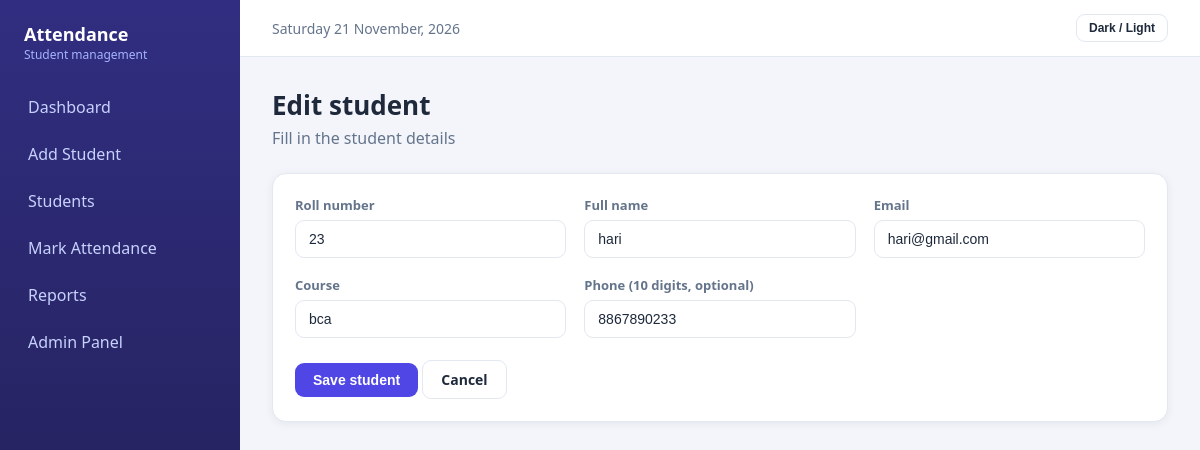
The app's page /edit/1/ (signed in) with its own data.
### attendance/models.py (models this page shows, shortened)
class Student(models.Model):
    roll_no = models.CharField(max_length=30, unique=True)
    name = models.CharField(max_length=100)
    email = models.EmailField(unique=True)
    course = models.CharField(max_length=100)
    phone = models.CharField(max_length=15, blank=True)

### attendance/views.py (the view)
# urls.py: path("edit/<int:pk>/", views.edit_student, name="edit_student"),
@login_required
def edit_student(request, pk):
    student = get_object_or_404(Student, pk=pk)
    if request.method == "POST":
        if _save_student(request, student):
            messages.success(request, "Student updated.")
            return redirect("view_students")
        return render(request, "add_student.html",
                      {"heading": "Edit student", "f": request.POST})
    return render(request, "add_student.html",
                  {"heading": "Edit student", "f": student})

### attendance/templates/add_student.html (shortened to what this page needs)
<!DOCTYPE html>
<html lang="en">
<head>
</head>
<body>
<aside class="sidebar">
  <div class="brand">Attendance<small>Student management</small></div>
  <a href="/">Dashboard</a>
  <a href="/add/">Add Student</a>
  <a href="/students/">Students</a>
  <a href="/mark/">Mark Attendance</a>
  <a href="/reports/">Reports</a>
  <a href="/admin/">Admin Panel</a>
</aside>
<div class="content">
  <div class="topbar">
    <span id="today"></span>
    <button class="btn light sm" id="theme" type="button">Dark / Light</button>
  </div>
  <div class="page">
    <h1>{{ heading }}</h1>
    <p class="sub">Fill in the student details</p>
    <div class="panel">
      <form method="post">
        <div class="form-grid">
          <div><label>Roll number</label><input type="text" name="roll_no" id="roll" value="{{ f.roll_no }}" placeholder="e.g. BCA001" required></div>
          <div><label>Full name</label><input type="text" name="name" value="{{ f.name }}" placeholder="Full name" required></div>
          <div><label>Email</label><input type="email" name="email" value="{{ f.email }}" placeholder="name@example.com" required></div>
          <div><label>Course</label><input type="text" name="course" value="{{ f.course }}" placeholder="e.g. BCA" required></div>
          <div><label>Phone (10 digits, optional)</label><input type="text" name="phone" id="phone" value="{{ f.phone }}" placeholder="10 digit number"></div>
        </div>
        <button class="btn" type="submit">Save student</button>
        <a class="btn light" href="/students/">Cancel</a>
      </form>
    </div>
  </div>
</div>
</body>
</html>

### attendance/templates/add_student.html (style rules this page uses)
:root { --bg:#f3f5fb;--card:#fff;--text:#1e293b;--muted:#64748b;--primary:#4f46e5;--dark:#4338ca;--border:#e2e8f0;--green:#16a34a;--red:#dc2626;--amber:#d97706 }
* { box-sizing:border-box }
body { margin:0;font-family:"Segoe UI",Arial,sans-serif;background:var(--bg);color:var(--text) }
.sidebar { position:fixed;top:0;bottom:0;left:0;width:240px;padding:22px 14px;background:linear-gradient(180deg,#312e81,#1e1b4b);color:#fff }
.brand { padding:0 10px 22px;font-size:18px;font-weight:700 }
.brand small { display:block;font-size:12px;font-weight:400;color:#a5b4fc }
.sidebar a { display:block;padding:11px 14px;margin-bottom:3px;border-radius:10px;color:#c7d2fe;text-decoration:none }
.content { margin-left:240px }
.topbar { display:flex;justify-content:space-between;align-items:center;padding:14px 32px;background:var(--card);border-bottom:1px solid var(--border) }
#today { color:var(--muted);font-size:14px }
.page { padding:30px 32px;max-width:1200px }
h1 { margin:0 0 4px;font-size:26px }
.sub { margin:0 0 24px;color:var(--muted) }
.panel { margin-top:20px;padding:22px;background:var(--card);border:1px solid var(--border);border-radius:14px;box-shadow:0 2px 10px rgba(15,23,42,.06) }
.btn { display:inline-block;padding:9px 18px;border:0;border-radius:9px;background:var(--primary);color:#fff;font-size:14px;font-weight:600;text-decoration:none;cursor:pointer }
.btn.light { background:transparent;color:var(--text);border:1px solid var(--border) }
.btn.sm { padding:6px 12px;font-size:12px }
input { padding:10px 13px;border:1px solid var(--border);border-radius:9px;background:var(--card);color:var(--text);font-size:14px }
label { display:block;margin-bottom:6px;font-size:13px;font-weight:600;color:var(--muted) }
.form-grid { display:grid;grid-template-columns:repeat(auto-fit,minmax(250px,1fr));gap:18px;margin-bottom:22px }
.form-grid input { width:100% }

### records on screen
Student: roll_no "23", name "hari", email "hari@gmail.com", course "bca", phone "8867890233"

### other values on screen
{{ heading }} "Edit student"
